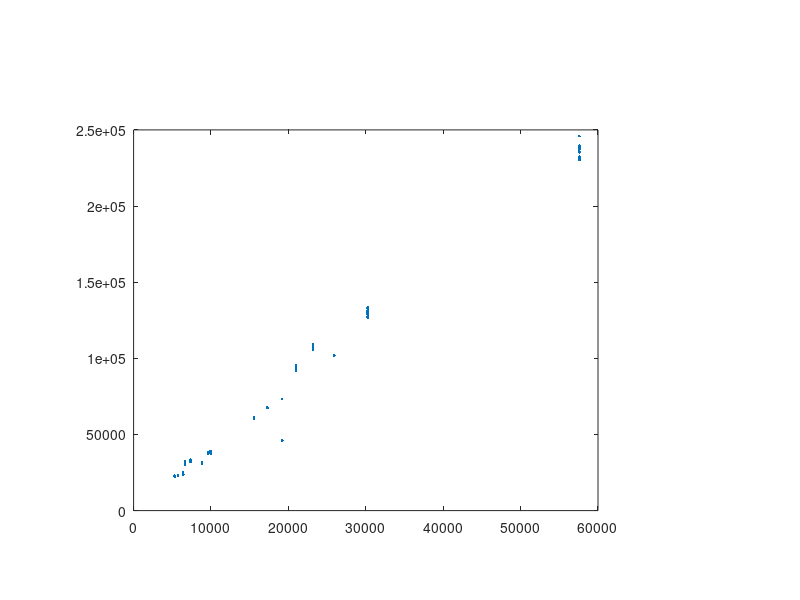

Here is the MATLAB script that generated this plot:
clear; close all ; clc ;

combined_data=load('minescombineddata_tab_delimited.txt');
x=combined_data( :, [10]);
y=combined_data( :, [17]);
z=combined_data( :, [18]);
plotmatrix(y,z);
 